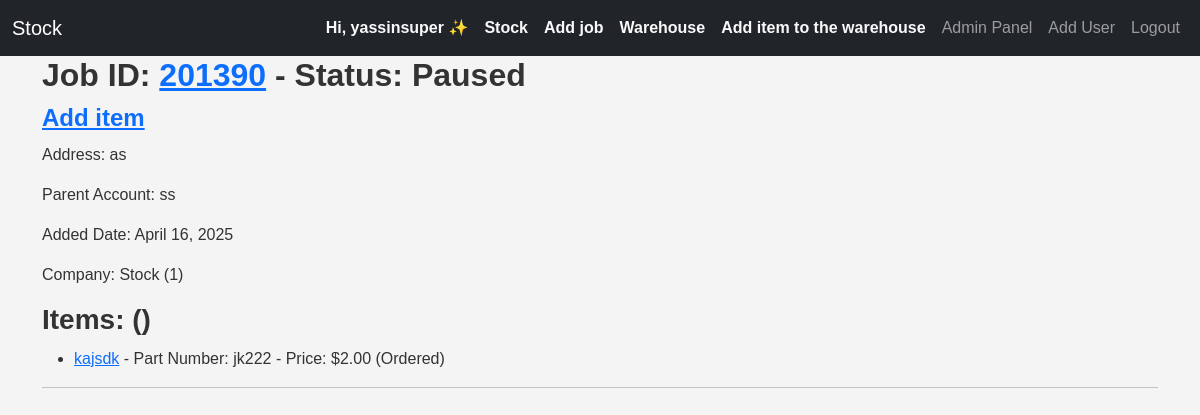
The page / (signed in) on the database as committed earlier.
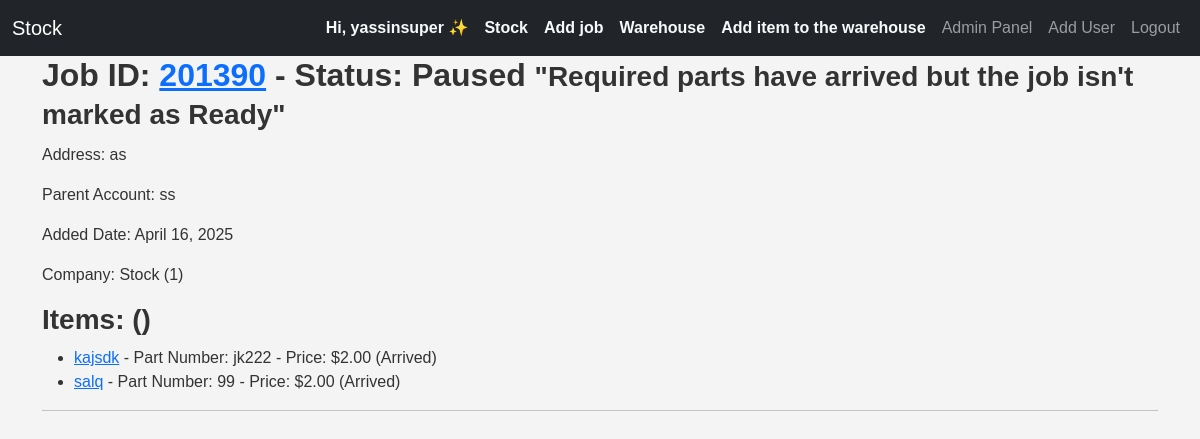
The same page on the database as committed later.
### inventory/models.py (models this page shows, shortened)
class Job(models.Model):
    status_chouces=[
        ('ready', 'Ready'),
        ('paused', 'Paused'),
        ('completed', 'Completed'),
        ('cancelled', 'Cancelled'),
        ('quoted', 'Quoted and waiting')
    ]
    address = models.CharField(max_length=70)
    job_id=models.IntegerField()
    status=models.CharField(choices=status_chouces, max_length=20)
    parent_account=models.CharField(max_length=70)
    added_date=models.DateField(auto_now_add=True)
    company=models.ForeignKey(Company,on_delete=models.CASCADE,related_name="job_company")
    items_arrived=models.BooleanField(default=False, )
    post_code=models.CharField(max_length=10, null=True, blank=True)
    quoted=models.BooleanField(default=False)
    class Meta:
        unique_together = ('job_id', 'company')  # Enforce uniqueness at the company level

class Company(models.Model):
    owner = models.ForeignKey("inventory.CustomUser", on_delete=models.CASCADE, null=True, blank=True,related_name="company_owner")
    employees = models.ManyToManyField('CustomUser', related_name='companies')
    company_name=models.CharField(max_length=70)
    company_email = models.EmailField(max_length=100)
    address=models.TextField()
    phone=models.CharField(max_length=15)
    def __str__(self):
        return self.company_name +" ("+ str(self.id)+") "
    class Meta:
        verbose_name_plural = 'companies'
        ordering = ['company_name']

class Item(models.Model):
    CHOICES=[
        ('ordered', 'Ordered'),
        ('arrived', 'Arrived'),
        ('not_ordered','Not ordered'),
    ]
    job = models.ForeignKey(
        Job,
        on_delete=models.CASCADE,
        null=True,
        blank=True,
        related_name="items"
    )
    name=models.CharField(max_length=70)
    part_number=models.TextField(max_length=30)
    price=models.DecimalField(max_digits=10, decimal_places=2)
    supplier=models.CharField(max_length=70)
    status=models.CharField(max_length=20,choices=CHOICES,default="not_ordered")
    company=models.ForeignKey(Company,on_delete=models.CASCADE,related_name="item_company")
    added_date=models.DateTimeField(auto_now_add=True)
    added_by=models.ForeignKey(CustomUser, on_delete=models.DO_NOTHING, null=True, blank=True, related_name="added_by_user")
    is_warehouse_item=models.BooleanField(default=False)
    warehouse_quantity=models.PositiveSmallIntegerField(default=0)
    job_quantity=models.PositiveSmallIntegerField(default=0)
    arrived_quantity=models.PositiveSmallIntegerField(default=0)
    is_used=models.BooleanField(default=False)

### inventory/views.py (the view)
# urls.py: path('',views.inventory,name='inventory'),
@login_required(login_url='login', redirect_field_name='inventory')
@no_ban
def inventory(request):
    rjobs = Job.objects.annotate(item_count=Count('items')).filter(items_arrived=True).prefetch_related('items')
    items=Item.objects.filter(company=request.user.company)
    rjobs=Job.objects.filter(company=request.user.company)
    context={'rjobs':rjobs,
            'items':items
            }
    return render(request,'inventory/inventory.html',context)

### inventory/templatetags/custom_tags.py (called while the page is built)
@register.filter
def is_admin(user):
    if user.groups.filter(name='Admin').exists() or user.company.owner==user:
        return True
    return False

@register.filter
def is_owner(user):
    if user.is_authenticated and user.company.owner==user:
        return True
    return False

### templates/inventory/inventory.html (shortened to what this page needs)
{% extends 'inventory/base.html' %}
{% load static %}
{% load custom_tags %}
{% block body %}
  {% if rjobs %}
    {% for job in rjobs %}
      {% if job.status != 'ready' and job.items_arrived and job.status != 'completed' %}
        <h2>Job ID: <a href="{% url 'update_job' job.job_id %}">{{ job.job_id }}</a> - Status: {{ job.get_status_display }} <small>"Required parts have arrived but the job isn't marked as Ready"</small></h2>
      {% elif job.status == 'ready' and not job.items_arrived %}
        <h2>Job ID: <a href="{% url 'update_job' job.job_id %}">{{ job.job_id }}</a> - Status: {{ job.get_status_display }} <small>"Required parts have not arrived but the job is marked as Ready"</small></h2>
      {% else %}
        <h2>Job ID: <a href="{% url 'update_job' job.job_id %}">{{ job.job_id }}</a> - Status: {{ job.get_status_display }}</h2>
        <h4><a href="{% url 'item_add' job.job_id %}">Add item</a></h4>
      {% endif %}
      <p>Address: {{ job.address }}</p>
      <p>Parent Account: {{ job.parent_account }}</p>
      <p>Added Date: {{ job.added_date }}</p>
      <p>Company: {{ job.company }}</p>
      <h3>Items: ({{ job.item_count }})</h3>
      <ul>
        {% for item in job.items.all %}
          <li>
            <a href="{% url 'update_item' item.id %}">{{ item.name }}</a> - Part Number: {{ item.part_number }} - Price: ${{ item.price }}
            ({{ item.get_status_display }})
          </li>
        {% empty %}
          <li>No items associated with this job.</li>
        {% endfor %}
      </ul>
      <hr />
    {% endfor %}
  {% endif %}
  <link rel="stylesheet" href="{% static 'css/style.css' %}" />
{% endblock %}

Rows that differ between the two databases and show on the page:
changed Job "Paused": items_arrived "Add item" → "\"Required parts have arrived but the job isn't marked as Ready\""
changed Item "kajsdk": status "Ordered" → "Arrived"
added Item: name "salq", part_number "99", price "2.00", status "Arrived"
